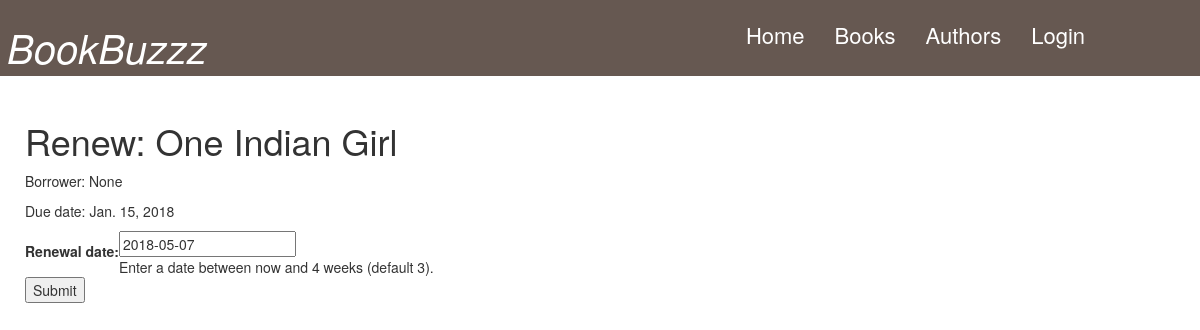
The page /list/book/6fda5a3d-c0f3-46e8-8cad-97afbd36cea6/renew/ on the database its author committed.
### list/models.py (models this page shows, shortened)
class BookInstance(models.Model):
    id = models.UUIDField(primary_key=True, default=uuid.uuid4, help_text="Unique ID")
    book = models.ForeignKey('Book', on_delete=models.SET_NULL, null=True)
    imprint = models.CharField(max_length=200)
    due_back = models.DateField(null=True, blank=True)
    LOAN_STATUS = (
        ('m', 'Maintenance'),
        ('o', 'On loan'),
        ('a', 'Available'),
        ('r', 'Reserved'),
    )
    status = models.CharField(max_length=1, choices=LOAN_STATUS, blank=True, default='m', help_text='Book availability')
    borrower = models.ForeignKey(User, on_delete=models.SET_NULL, null=True, blank=True)
    class Meta:
        ordering = ["due_back"]

class Book(models.Model):
    title = models.CharField(max_length=200)
    author = models.ForeignKey('Author', on_delete=models.SET_NULL, null=True)
    summary = models.TextField(max_length=1000, help_text="Enter a brief description of the book")
    isbn = models.CharField('ISBN',max_length=13)
    genre = models.ManyToManyField(Genre, help_text="Select a genre for this book")
    class Meta:
        ordering = ["title"]

### list/views.py (the view)
# urls.py: url(r'^book/(?P<pk>[-\w]+)/renew/$', views.renew_book, name='renew-book'),
def renew_book(request, pk):
    book_inst=get_object_or_404(BookInstance, pk = pk)
    if request.method == 'POST':
        form = RenewBookForm(request.POST)
        if form.is_valid():
            book_inst.due_back = form.cleaned_data['due_back']
            book_inst.save()
            return HttpResponseRedirect(reverse('books') )
    else:
        proposed_renewal_date = datetime.date.today() + datetime.timedelta(weeks=3)
        form = RenewBookForm(initial={'due_back': proposed_renewal_date,})
    return render(request, 'list/renw_book.html', {'form': form, 'bookinst':book_inst})

### list/forms.py (shortened to what this page needs)
class RenewBookForm(ModelForm):
    class Meta:
        model=BookInstance
        fields=['due_back',]
        labels={'due_back': _('Renewal date'),}
        help_texts={'due_back': _('Enter a date between now and 4 weeks (default 3).')}

### list/templates/list/renw_book.html (shortened to what this page needs)
{% extends "base.html" %}
{% block content %}
    <h1>Renew: {{bookinst.book.title}}</h1>
    <p>Borrower: {{bookinst.borrower}}</p>
    <p{% if bookinst.sis_overdue %} class="text-danger"{% endif %}>Due date: {{bookinst.due_back}}</p>
    <form action="" method="POST">
        <table>
        {{ form }}
        </table>
        <input type="submit" value="Submit" />
    </form>
{% endblock %}

### list/static/list/gt.css (style rules this page uses)
body { top: 0px !important; }

### rows shown on the page
BookInstance: book "One Indian Girl", borrower "None", due_back "Jan. 15, 2018"
